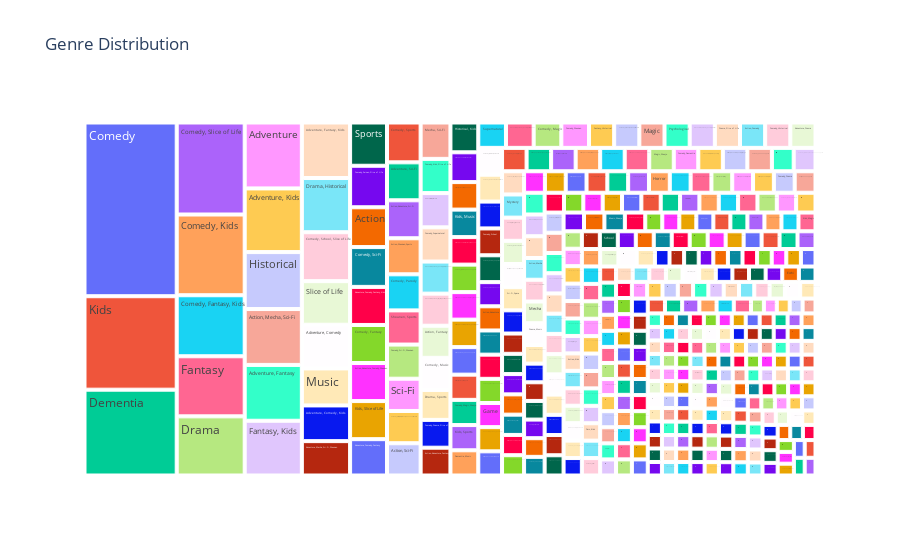

The notebook cell saved with this chart:
### Markdown cell above
Hentai is no longer in the genre

### Code cell
genre_df = genre_df[genre_df["count"] > 2]
fig = px.treemap(genre_df, path=['genre'], values='count', title="Genre Distribution")
fig.show()

### Figure 1 — Plotly figure (JSON) as saved in the notebook; plotly's stock layout.template omitted (floating-point values rounded to 4 significant figures; data arrays with more than 128 entries replaced by an {"elided": "..."} marker saying what was removed)
{"data": [{"branchvalues": "total", "domain": {"x": [0, 1], "y": [0, 1]}, "hovertemplate": "labels=%{label}<br>count=%{value}<br>parent=%{parent}<br>id=%{id}<extra></extra>", "ids": {"elided": "454 str values"}, "labels": {"elided": "454 str values"}, "name": "", "parents": {"elided": "454 str values"}, "type": "treemap", "values": {"elided": "454 float values"}}], "layout": {"legend": {"tracegroupgap": 0}, "title": {"text": "Genre Distribution"}}}
